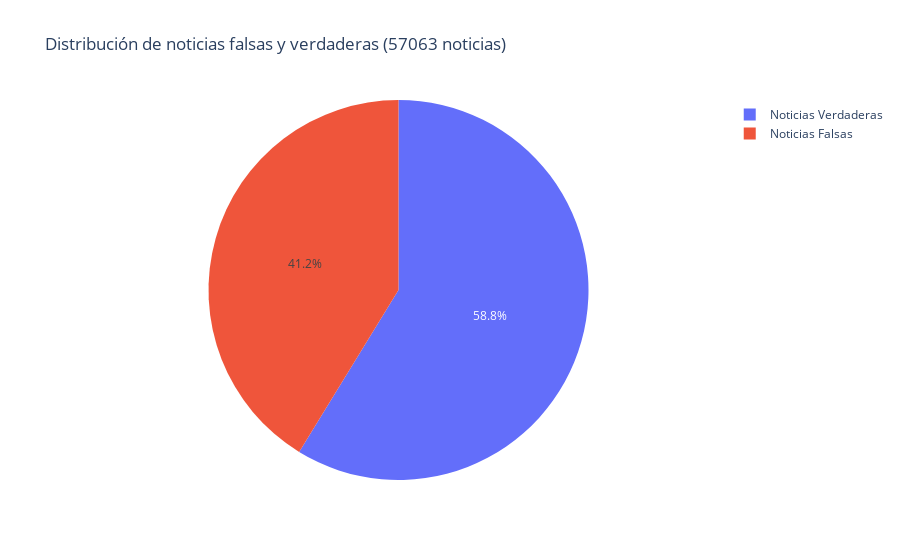

Notebook code for this chart:
### Markdown cell above
Distribución de las noticias según si son verdaderas o falsas

### Code cell
conteo_clases = df5["Label"].value_counts()

mapeo_etiquetas = {0: "Noticias Falsas", 1: "Noticias Verdaderas"}
fig = px.pie(names=conteo_clases.index.map(mapeo_etiquetas), values=conteo_clases.values,
             title=f'Distribución de noticias falsas y verdaderas ({df.shape[0]} noticias)')

fig

### Figure 1 — Plotly figure (JSON) as saved in the notebook; plotly's stock layout.template omitted (floating-point values rounded to 4 significant figures)
{"data": [{"domain": {"x": [0, 1], "y": [0, 1]}, "hovertemplate": "label=%{label}<br>value=%{value}<extra></extra>", "labels": ["Noticias Verdaderas", "Noticias Falsas"], "legendgroup": "", "name": "", "showlegend": true, "type": "pie", "values": [30321, 21283]}], "layout": {"legend": {"tracegroupgap": 0}, "title": {"text": "Distribución de noticias falsas y verdaderas (57063 noticias)"}}}
